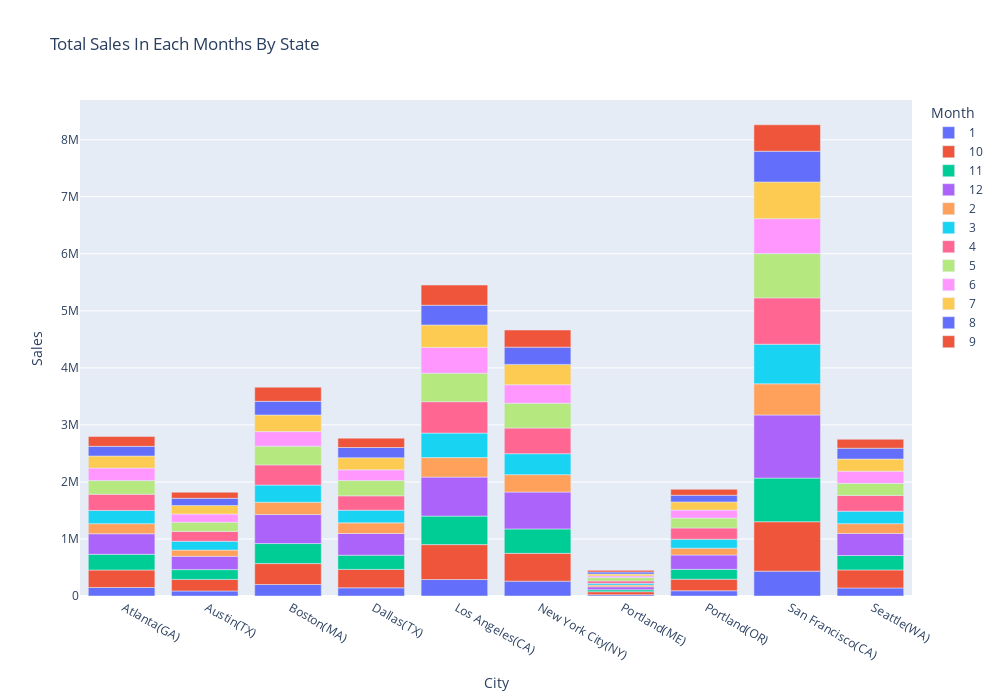

This figure's notebook cell:
### Markdown cell above
### Analysing and Comparing Sales In Each Month

### Code cell
fig = px.bar(stockData3BestMonth, x="City", y="Sales", title='Total Sales In Each Months By State', color="Month", width=1000, height=700,
               hover_data=['QuantityOrdered', 'PriceEach'])
#fig.update_traces(texttemplate='%{text:.2s}')
##fig.update_layout(uniformtext_minsize=8, uniformtext_mode='hide')
fig.show()
#with open("figure6.pdf", "wb") as f:
#    f.write(scope.transform(fig, format="pdf"))
#fig.write_html("file6.html")

### Figure 1 — Plotly figure (JSON) as saved in the notebook; plotly's stock layout.template omitted (floating-point values rounded to 4 significant figures)
{"data": [{"alignmentgroup": "True", "customdata": [[876, 148500.0], [582, 87660.0], [1174, 200200.0], [878, 142900.0], [1716, 286800.0], [1513, 257900.0], [138, 22630.0], [555, 91830.0], [2661, 433700.0], [810, 139700.0]], "hovertemplate": "Month=1<br>City=%{x}<br>Sales=%{y}<br>QuantityOrdered=%{customdata[0]}<br>PriceEach=%{customdata[1]}<extra></extra>", "legendgroup": "1", "marker": {"color": "#636efa", "pattern": {"shape": ""}}, "name": "1", "offsetgroup": "1", "orientation": "v", "showlegend": true, "textposition": "auto", "type": "bar", "x": [" Atlanta(GA)", " Austin(TX)", " Boston(MA)", " Dallas(TX)", " Los Angeles(CA)", " New York City(NY)", " Portland(ME)", " Portland(OR)", " San Francisco(CA)", " Seattle(WA)"], "xaxis": "x", "y": [149200.0, 88090.0, 201100.0, 143500.0, 288600.0, 260600.0, 22710.0, 92280.0, 435600.0, 140700.0], "yaxis": "y"}, {"alignmentgroup": "True", "customdata": [[1793, 304500.0], [1235, 202100.0], [2444, 364300.0], [1813, 321400.0], [3725, 609200.0], [2951, 485300.0], [281, 51800.0], [1274, 200200.0], [5310, 861900.0], [1877, 314800.0]], "hovertemplate": "Month=10<br>City=%{x}<br>Sales=%{y}<br>QuantityOrdered=%{customdata[0]}<br>PriceEach=%{customdata[1]}<extra></extra>", "legendgroup": "10", "marker": {"color": "#EF553B", "pattern": {"shape": ""}}, "name": "10", "offsetgroup": "10", "orientation": "v", "showlegend": true, "textposition": "auto", "type": "bar", "x": [" Atlanta(GA)", " Austin(TX)", " Boston(MA)", " Dallas(TX)", " Los Angeles(CA)", " New York City(NY)", " Portland(ME)", " Portland(OR)", " San Francisco(CA)", " Seattle(WA)"], "xaxis": "x", "y": [306300.0, 203200.0, 367000.0, 323100.0, 612500.0, 487000.0, 52320.0, 201800.0, 866700.0, 316900.0], "yaxis": "y"}, {"alignmentgroup": "True", "customdata": [[1568, 273100.0], [977, 170400.0], [2173, 349600.0], [1562, 247100.0], [3120, 496400.0], [2651, 425700.0], [259, 34500.0], [1065, 172200.0], [4840, 760900.0], [1583, 250600.0]], "hovertemplate": "Month=11<br>City=%{x}<br>Sales=%{y}<br>QuantityOrdered=%{customdata[0]}<br>PriceEach=%{customdata[1]}<extra></extra>", "legendgroup": "11", "marker": {"color": "#00cc96", "pattern": {"shape": ""}}, "name": "11", "offsetgroup": "11", "orientation": "v", "showlegend": true, "textposition": "auto", "type": "bar", "x": [" Atlanta(GA)", " Austin(TX)", " Boston(MA)", " Dallas(TX)", " Los Angeles(CA)", " New York City(NY)", " Portland(ME)", " Portland(OR)", " San Francisco(CA)", " Seattle(WA)"], "xaxis": "x", "y": [275300.0, 171300.0, 351500.0, 248600.0, 499700.0, 428200.0, 34680.0, 173200.0, 765000.0, 252100.0], "yaxis": "y"}, {"alignmentgroup": "True", "customdata": [[2225, 359100.0], [1518, 232400.0], [3026, 506600.0], [2303, 378200.0], [4378, 679200.0], [3816, 643600.0], [352, 51770.0], [1506, 250800.0], [6787, 1101000.0], [2203, 386200.0]], "hovertemplate": "Month=12<br>City=%{x}<br>Sales=%{y}<br>QuantityOrdered=%{customdata[0]}<br>PriceEach=%{customdata[1]}<extra></extra>", "legendgroup": "12", "marker": {"color": "#ab63fa", "pattern": {"shape": ""}}, "name": "12", "offsetgroup": "12", "orientation": "v", "showlegend": true, "textposition": "auto", "type": "bar", "x": [" Atlanta(GA)", " Austin(TX)", " Boston(MA)", " Dallas(TX)", " Los Angeles(CA)", " New York City(NY)", " Portland(ME)", " Portland(OR)", " San Francisco(CA)", " Seattle(WA)"], "xaxis": "x", "y": [360900.0, 233800.0, 509600.0, 380700.0, 684000.0, 646800.0, 51970.0, 251700.0, 1107000.0, 387300.0], "yaxis": "y"}, {"alignmentgroup": "True", "customdata": [[1042, 175900.0], [685, 108300.0], [1400, 213600.0], [1112, 185400.0], [2160, 339600.0], [1805, 303000.0], [208, 29700.0], [728, 118900.0], [3243, 544200.0], [1066, 170200.0]], "hovertemplate": "Month=2<br>City=%{x}<br>Sales=%{y}<br>QuantityOrdered=%{customdata[0]}<br>PriceEach=%{customdata[1]}<extra></extra>", "legendgroup": "2", "marker": {"color": "#FFA15A", "pattern": {"shape": ""}}, "name": "2", "offsetgroup": "2", "orientation": "v", "showlegend": true, "textposition": "auto", "type": "bar", "x": [" Atlanta(GA)", " Austin(TX)", " Boston(MA)", " Dallas(TX)", " Los Angeles(CA)", " New York City(NY)", " Portland(ME)", " Portland(OR)", " San Francisco(CA)", " Seattle(WA)"], "xaxis": "x", "y": [176500.0, 108800.0, 214800.0, 186700.0, 342100.0, 305400.0, 29850.0, 119600.0, 547100.0, 171300.0], "yaxis": "y"}, {"alignmentgroup": "True", "customdata": [[1384, 230100.0], [952, 153700.0], [1881, 299000.0], [1349, 221200.0], [2755, 427800.0], [2211, 365100.0], [214, 30270.0], [903, 155400.0], [4025, 690400.0], [1331, 218200.0]], "hovertemplate": "Month=3<br>City=%{x}<br>Sales=%{y}<br>QuantityOrdered=%{customdata[0]}<br>PriceEach=%{customdata[1]}<extra></extra>", "legendgroup": "3", "marker": {"color": "#19d3f3", "pattern": {"shape": ""}}, "name": "3", "offsetgroup": "3", "orientation": "v", "showlegend": true, "textposition": "auto", "type": "bar", "x": [" Atlanta(GA)", " Austin(TX)", " Boston(MA)", " Dallas(TX)", " Los Angeles(CA)", " New York City(NY)", " Portland(ME)", " Portland(OR)", " San Francisco(CA)", " Seattle(WA)"], "xaxis": "x", "y": [231900.0, 154500.0, 301000.0, 222400.0, 429900.0, 367300.0, 30520.0, 156700.0, 693700.0, 219100.0], "yaxis": "y"}, {"alignmentgroup": "True", "customdata": [[1634, 282900.0], [1092, 171500.0], [2189, 351700.0], [1518, 250200.0], [3398, 546900.0], [2746, 445300.0], [265, 42370.0], [1132, 196600.0], [4975, 805700.0], [1609, 274700.0]], "hovertemplate": "Month=4<br>City=%{x}<br>Sales=%{y}<br>QuantityOrdered=%{customdata[0]}<br>PriceEach=%{customdata[1]}<extra></extra>", "legendgroup": "4", "marker": {"color": "#FF6692", "pattern": {"shape": ""}}, "name": "4", "offsetgroup": "4", "orientation": "v", "showlegend": true, "textposition": "auto", "type": "bar", "x": [" Atlanta(GA)", " Austin(TX)", " Boston(MA)", " Dallas(TX)", " Los Angeles(CA)", " New York City(NY)", " Portland(ME)", " Portland(OR)", " San Francisco(CA)", " Seattle(WA)"], "xaxis": "x", "y": [284400.0, 172700.0, 353800.0, 251400.0, 550300.0, 449400.0, 42540.0, 197400.0, 812400.0, 276300.0], "yaxis": "y"}, {"alignmentgroup": "True", "customdata": [[1502, 237600.0], [961, 159800.0], [1991, 326000.0], [1616, 267100.0], [2885, 497200.0], [2555, 433400.0], [241, 57870.0], [1068, 173100.0], [4443, 772400.0], [1405, 210700.0]], "hovertemplate": "Month=5<br>City=%{x}<br>Sales=%{y}<br>QuantityOrdered=%{customdata[0]}<br>PriceEach=%{customdata[1]}<extra></extra>", "legendgroup": "5", "marker": {"color": "#B6E880", "pattern": {"shape": ""}}, "name": "5", "offsetgroup": "5", "orientation": "v", "showlegend": true, "textposition": "auto", "type": "bar", "x": [" Atlanta(GA)", " Austin(TX)", " Boston(MA)", " Dallas(TX)", " Los Angeles(CA)", " New York City(NY)", " Portland(ME)", " Portland(OR)", " San Francisco(CA)", " Seattle(WA)"], "xaxis": "x", "y": [238900.0, 160600.0, 328800.0, 268500.0, 499700.0, 436100.0, 57980.0, 173700.0, 776700.0, 211700.0], "yaxis": "y"}, {"alignmentgroup": "True", "customdata": [[1231, 218900.0], [803, 143200.0], [1614, 252700.0], [1188, 185800.0], [2452, 449400.0], [1999, 322500.0], [231, 29850.0], [850, 139007], [3687, 607700.0], [1198, 213000.0]], "hovertemplate": "Month=6<br>City=%{x}<br>Sales=%{y}<br>QuantityOrdered=%{customdata[0]}<br>PriceEach=%{customdata[1]}<extra></extra>", "legendgroup": "6", "marker": {"color": "#FF97FF", "pattern": {"shape": ""}}, "name": "6", "offsetgroup": "6", "orientation": "v", "showlegend": true, "textposition": "auto", "type": "bar", "x": [" Atlanta(GA)", " Austin(TX)", " Boston(MA)", " Dallas(TX)", " Los Angeles(CA)", " New York City(NY)", " Portland(ME)", " Portland(OR)", " San Francisco(CA)", " Seattle(WA)"], "xaxis": "x", "y": [219800.0, 144100.0, 254700.0, 186900.0, 451500.0, 324100.0, 30030.0, 139600.0, 613200.0, 213900.0], "yaxis": "y"}, {"alignmentgroup": "True", "customdata": [[1259, 211000.0], [850, 149800.0], [1772, 290200.0], [1236, 211200.0], [2501, 392200.0], [2168, 353300.0], [218, 32020.0], [809, 143400.0], [3994, 638095], [1265, 211400.0]], "hovertemplate": "Month=7<br>City=%{x}<br>Sales=%{y}<br>QuantityOrdered=%{customdata[0]}<br>PriceEach=%{customdata[1]}<extra></extra>", "legendgroup": "7", "marker": {"color": "#FECB52", "pattern": {"shape": ""}}, "name": "7", "offsetgroup": "7", "orientation": "v", "showlegend": true, "textposition": "auto", "type": "bar", "x": [" Atlanta(GA)", " Austin(TX)", " Boston(MA)", " Dallas(TX)", " Los Angeles(CA)", " New York City(NY)", " Portland(ME)", " Portland(OR)", " San Francisco(CA)", " Seattle(WA)"], "xaxis": "x", "y": [211800.0, 150300.0, 291500.0, 212300.0, 394300.0, 355700.0, 32420.0, 144000.0, 642900.0, 212500.0], "yaxis": "y"}, {"alignmentgroup": "True", "customdata": [[1053, 168400.0], [735, 125146], [1408, 236900.0], [1102, 179000.0], [2076, 344300.0], [1809, 301200.0], [182, 35750.0], [745, 116100.0], [3191, 535100.0], [1147, 188500.0]], "hovertemplate": "Month=8<br>City=%{x}<br>Sales=%{y}<br>QuantityOrdered=%{customdata[0]}<br>PriceEach=%{customdata[1]}<extra></extra>", "legendgroup": "8", "marker": {"color": "#636efa", "pattern": {"shape": ""}}, "name": "8", "offsetgroup": "8", "orientation": "v", "showlegend": true, "textposition": "auto", "type": "bar", "x": [" Atlanta(GA)", " Austin(TX)", " Boston(MA)", " Dallas(TX)", " Los Angeles(CA)", " New York City(NY)", " Portland(ME)", " Portland(OR)", " San Francisco(CA)", " Seattle(WA)"], "xaxis": "x", "y": [169300.0, 125700.0, 239300.0, 179800.0, 345900.0, 303200.0, 36000.0, 116900.0, 538800.0, 189700.0], "yaxis": "y"}, {"alignmentgroup": "True", "customdata": [[1035, 169900.0], [763, 105800.0], [1456, 246600.0], [1053, 163100.0], [2123, 352500.0], [1708, 299000.0], [161, 28660.0], [668, 103200.0], [3083, 460900.0], [1059, 155300.0]], "hovertemplate": "Month=9<br>City=%{x}<br>Sales=%{y}<br>QuantityOrdered=%{customdata[0]}<br>PriceEach=%{customdata[1]}<extra></extra>", "legendgroup": "9", "marker": {"color": "#EF553B", "pattern": {"shape": ""}}, "name": "9", "offsetgroup": "9", "orientation": "v", "showlegend": true, "textposition": "auto", "type": "bar", "x": [" Atlanta(GA)", " Austin(TX)", " Boston(MA)", " Dallas(TX)", " Los Angeles(CA)", " New York City(NY)", " Portland(ME)", " Portland(OR)", " San Francisco(CA)", " Seattle(WA)"], "xaxis": "x", "y": [171300.0, 106500.0, 248400.0, 164200.0, 354100.0, 300600.0, 28760.0, 103800.0, 463600.0, 156400.0], "yaxis": "y"}], "layout": {"barmode": "relative", "height": 700, "legend": {"title": {"text": "Month"}, "tracegroupgap": 0}, "title": {"text": "Total Sales In Each Months By State"}, "width": 1000, "xaxis": {"anchor": "y", "domain": [0, 1], "title": {"text": "City"}}, "yaxis": {"anchor": "x", "domain": [0, 1], "title": {"text": "Sales"}}}}
